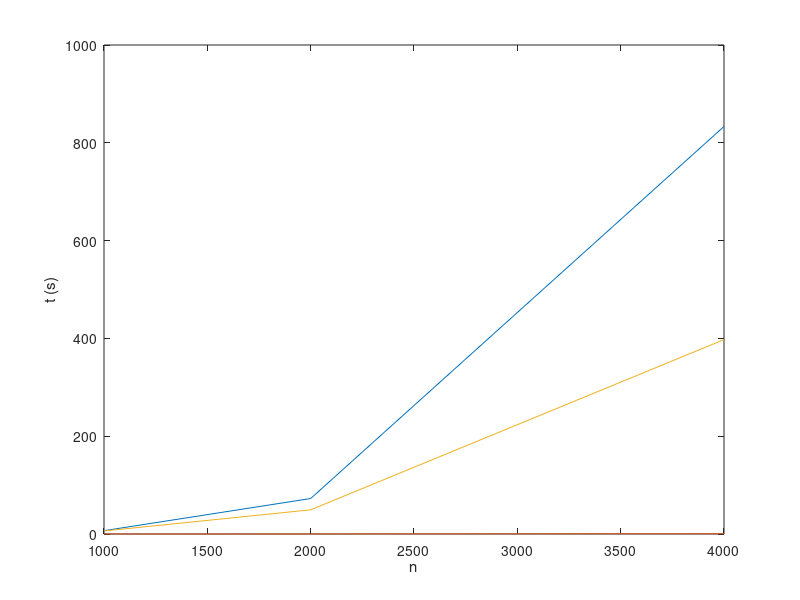

The MATLAB script that drew this image: (Note: this script raises an error after producing the figure.)
clear all;
close all;

n = [1000; 2000; 4000];
t_dense_mat = [6.7772; 72.5228; 833.359];
t_tridiag_mat = [0.044787; 0.180129; 0.73261];
t_symm_mat = [6.19006; 49.4631; 397.558];

fg1 = figure(1);
plot(n,t_dense_mat, n,t_tridiag_mat, n,t_symm_mat);
xlabel("n");
ylabel("t (s)");
legend("dense matrix", "tridiagonal matrix", "symmetric matrix", 'Location', 'NW');
axis tight;
saveas(fg1, "compare_mat_performance.pdf");